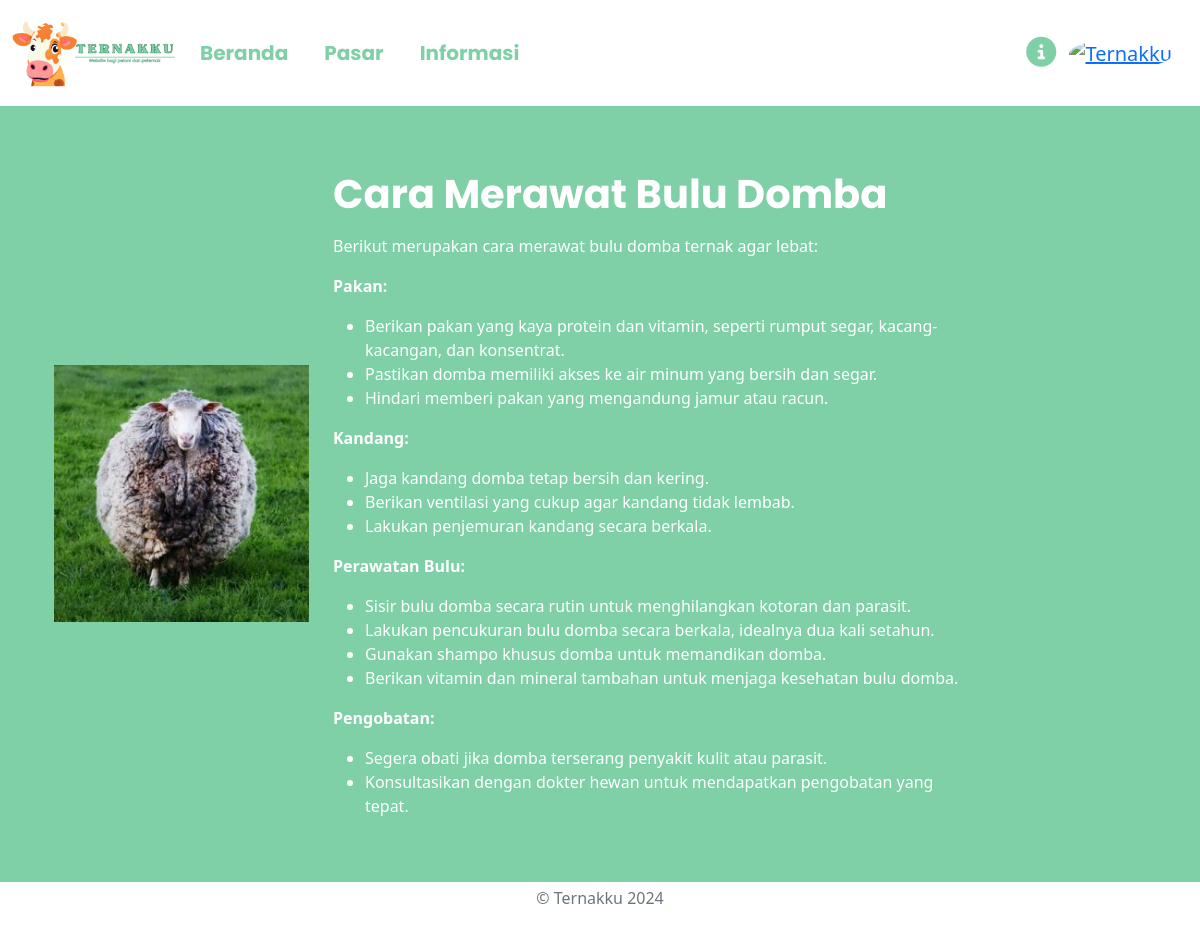
The page /Pages/penjelasan_informasi.php?id=1 on the database its author committed.
### tables this page shows
CREATE TABLE `tb_info` (
  `id` int(11) NOT NULL,
  `user` varchar(255) NOT NULL,
  `judul` varchar(255) NOT NULL,
  `deskripsi` text NOT NULL,
  `foto` varchar(255) NOT NULL
);

### Pages/penjelasan_informasi.php (the view, shortened to what this page needs)
<?php
$connect = koneksi();
if (isset($_GET['id'])) {
    $id = $_GET['id'];
    $query2 = "SELECT * FROM tb_info WHERE id=?";
    $stmt2 = $connect->prepare($query2);
    $stmt2->bind_param("i", $id);
    $stmt2->execute();
    $result2 = $stmt2->get_result();
    if ($result2->num_rows === 1) {
        $row = $result2->fetch_assoc();
        $judul = $row['judul'];
        $deskripsi = $row['deskripsi'];
        $foto = $row['foto'];
    } else {
        echo "Produk tidak ditemukan.";
        exit();
    }
} else {
    echo "ID tidak tersedia.";
    exit();
}
?>
<!doctype html>
<html lang="en">
<head>
    <link href="https://cdn.jsdelivr.net/npm/bootstrap@5.2.3/dist/css/bootstrap.min.css" rel="stylesheet">
    <link rel="stylesheet" href="https://cdn.datatables.net/2.0.1/css/dataTables.dataTables.css" />
    <link rel="stylesheet" href="../Assets/CSS/main.css">
</head>
<body>
    <nav class="navbar navbar-expand-lg">
        <div class="container-fluid">
            <a class="navbar-brand d-none d-md-none d-lg-block" href="index.php">
                <img src="../Assets/Photos/logo_navbar.png" class="img-fluid" alt="Ternakku" width="164">
            </a>
            <div class="collapse navbar-collapse" id="navbarSupportedContent">
                <ul class="navbar-nav me-auto mb-2 mb-lg-0">
                    <li class="nav-item">
                        <a class="nav-link" aria-current="page" href="index.php">Beranda</a>
                    </li>
                    <li class="nav-item">
                        <a class="nav-link" href="pasar.php">Pasar</a>
                    </li>
                    <li class="nav-item">
                        <a class="nav-link" href="informasi.php">Informasi</a>
                    </li>
                </ul>
                <form class="d-flex justify-content-end">
                    <div class="navbar-brand">
                        <a href="berita.php" style="text-decoration: none;">
                            <i class="fa-solid fa-circle-info fa-xl pe-2" style="color: #7fd0a7;"></i>
                        </a>
                        <a href="user.php">
                            <img src="<?php echo $foto_profil; ?>" class="rounded-circle" alt="Ternakku" height="60" width="60">
                        </a>
                    </div>
                </form>
            </div>
        </div>
    </nav>
    <div class="container-xxl p-2 py-5 custom-bg" style="background-color: #7fd0a7; color: white;">
        <div class="container g-0 d-flex justify-content-center">
            <div class="row container-fluid">
                <div class="col-md-3 d-flex justify-content-center align-items-center">
                    <img src="<?= $foto; ?>" width="500" class="img-fluid" alt="User Photo">
                </div>
                <div class="col-md-7 pt-3">
                    <h1><?= $judul; ?></h1>
                    <p><?= $deskripsi; ?></p>
                </div>
            </div>
        </div>
    </div>
    <div class="container-fluid">
        <footer class="p-1 y-1">
            <p class="class= text-center text-muted">© Ternakku 2024</p>
        </footer>
    </div>
</body>
</html>

### Assets/CSS/main.css (style rules this page uses)
.nav-link { font-size: 20px; color: #7fd0a7; }
.nav-item { margin-right: 20px; }
.nav-link, .container-fluid h1, .container-fluid .text-start, .modal-title, .card-judul, .col-deskripsi h2, h3, .text-jual h1, .col-deskripsi h6, .text-bayar h2 { font-family: POPPINBOLD; }

### rows shown on the page
tb_info: foto (picture), judul "Cara Merawat Bulu Domba", deskripsi "Berikut merupakan cara merawat bulu domba ternak agar lebat: Pakan: Berikan pakan yang kaya protein dan vitamin, seperti rumput segar, kacang-kacangan, dan konsentrat. Pastikan domba memiliki akses ke air minum yang bersih dan segar. Hindari memberi pakan yang mengandung jamur atau racun. Kandang: Jaga kandang domba tetap bersih dan kering. Berikan ventilasi yang cukup agar kandang tidak lembab. Lakukan penjemuran kandang secara berkala. Perawatan Bulu: Sisir bulu domba secara rutin untuk menghilangkan kotoran dan parasit. Lakukan pencukuran bulu domba secara berkala, idealnya dua kali setahun. Gunakan shampo khusus domba untuk memandikan domba. Berikan vitamin dan mineral tambahan untuk…"
